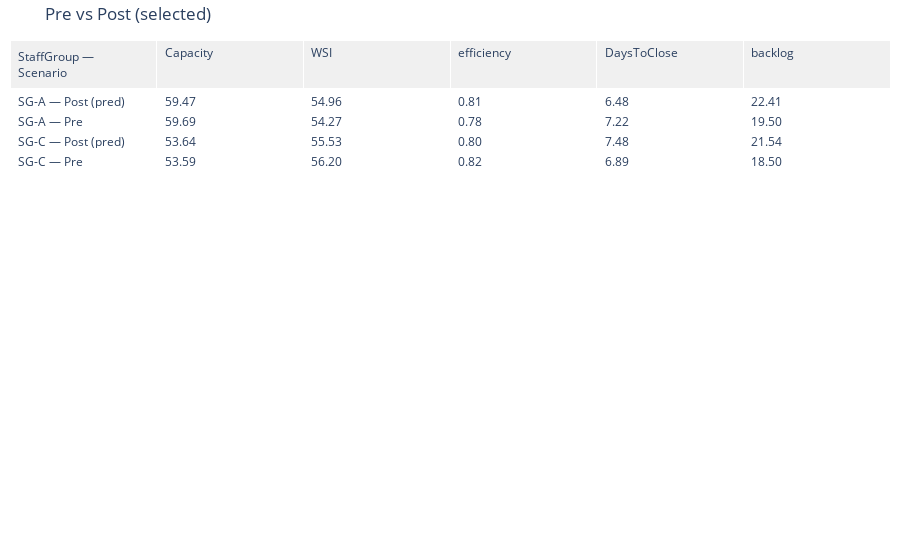

Notebook cell for this chart:
### Markdown cell above
### 🎯 Curated Results View
This cell creates a customized and more focused view of the simulation results. It allows the user to **select a specific subset of key metrics** for the final report.

The code then filters the main data and sanity-check tables to match this selection, renames columns for better readability (e.g., `WSI_0_100` to `WSI`), and **generates a new, cleaner plot**. This tailored view makes it easier to present the most important takeaways from the simulation. The new plot is then displayed and saved.

### Code cell
# --- PICK WHAT YOU WANT TO SHOW IN THE TABLE/PLOT ---
from capacity_pipeline import plot_color_grid_with_sanity_range
metrics_to_show = [
    "Capacity", "WSI_0_100", "efficiency", "days_to_close", "backlog"
]
# ^ keep/remove/reorder as you like; only columns present in `combined` will be used.

# 1) Build a trimmed view of the combined table
wanted_cols = ["StaffGroup", "Scenario"] + [m for m in metrics_to_show if m in combined.columns]
combined_view = combined[wanted_cols].copy()

# 2) Align sanity_df to the selected metrics (only metrics with p10/p95)
metrics_in_sanity = [m for m in metrics_to_show if m in sanity_df.index]
sanity_use = sanity_df.loc[metrics_in_sanity].copy()

rename_map = {"WSI_0_100": "WSI", "days_to_close": "DaysToClose"}
combined_view = combined_view.rename(columns=rename_map)
sanity_use = sanity_use.rename(index=rename_map)
fig_sel = plot_color_grid_with_sanity_range(
    combined_table=combined_view,
    sanity_df=sanity_use,
    metrics=[rename_map.get(m, m) for m in metrics_in_sanity],
    low_col="p10", high_col="p95",
    title="Pre vs Post (selected)"
)

# 4) Display
print("\n--- Sanity Check: Typical Metric Ranges (p10–p95) ---")
display(sanity_use)

print("\n--- Simulation Results: Comparing 'Before' vs. 'After' (selected metrics) ---")
fig_sel.show()

print("\n--- Detailed Dataframe (selected metrics) ---")
display(combined_view)

# 5) Save the selected plot (optional)
simulation_heatmap_path = "simulation_heatmap_selected.png"
fig_sel.write_image(simulation_heatmap_path)
print(f"✅ Simulation heatmap (selected metrics) saved to: {simulation_heatmap_path}")

### Figure 1 — Plotly figure (JSON) as saved in the notebook; plotly's stock layout.template omitted (floating-point values rounded to 4 significant figures)
{"data": [{"cells": {"align": "left", "fill": {"color": [["rgba(0,0,0,0)", "rgba(0,0,0,0)", "rgba(0,0,0,0)", "rgba(0,0,0,0)"], ["rgba(0,0,0,0)", "rgba(0,0,0,0)", "rgba(0,0,0,0)", "rgba(0,0,0,0)"], ["rgba(0,0,0,0)", "rgba(0,0,0,0)", "rgba(0,0,0,0)", "rgba(0,0,0,0)"], ["rgba(0,0,0,0)", "rgba(0,0,0,0)", "rgba(0,0,0,0)", "rgba(0,0,0,0)"], ["rgba(0,0,0,0)", "rgba(0,0,0,0)", "rgba(0,0,0,0)", "rgba(0,0,0,0)"], ["rgba(0,0,0,0)", "rgba(0,0,0,0)", "rgba(0,0,0,0)", "rgba(0,0,0,0)"]]}, "format": [null, ".2f", ".2f", ".2f", ".2f", ".2f"], "values": [["SG-A — Post (pred)", "SG-A — Pre", "SG-C — Post (pred)", "SG-C — Pre"], [59.47, 59.69, 53.64, 53.59], [54.96, 54.27, 55.53, 56.2], [0.8109, 0.7803, 0.7979, 0.824], [6.475, 7.222, 7.481, 6.886], [22.41, 19.5, 21.54, 18.5]]}, "header": {"align": "left", "fill": {"color": "rgba(240,240,240,1)"}, "values": ["StaffGroup — Scenario", "Capacity", "WSI", "efficiency", "DaysToClose", "backlog"]}, "type": "table"}], "layout": {"margin": {"b": 10, "l": 10, "r": 10, "t": 40}, "title": {"text": "Pre vs Post (selected)"}}}
